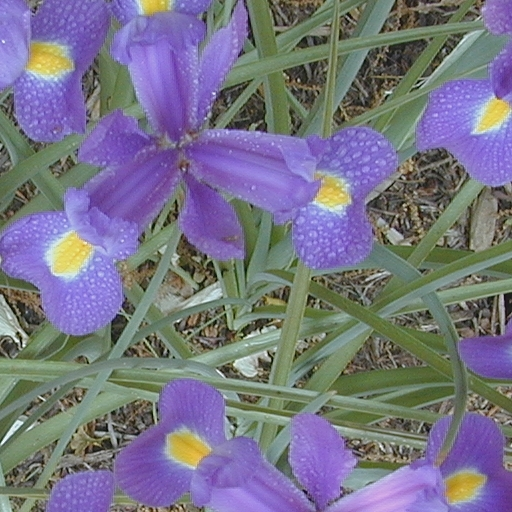
#> input picture immagini/Immagini/fiori.jpg, 512 x 512 px, found by its file name
$ python esercizio_2.py
#> lines starting #> are read from the running program, lines starting #| are printed output that depends on the picture; after the words box and inside, x2 and y2 are one past the last pixel; in counts of white or black regions, pixels touching at a corner belong together
# -*- coding: utf-8 -*-
"""
@author: %Bombombini Goosini
"""


import numpy as np
import matplotlib.pyplot as plt
import skimage.io as io
import scipy.ndimage as ndi

def SNR(x,y):
    return 10*np.log10((np.var(x))/np.mean((x-y)**2))

def band_pass(x,B):
    M,N = x.shape
    X = np.fft.fftshift(np.fft.fft2(x))

    # definizione filtro
    mu, nu = (0.25, 0.25)
    m = np.fft.fftshift(np.fft.fftfreq(M))
    n = np.fft.fftshift(np.fft.fftfreq(N))
    l,k = np.meshgrid(n,m)

    # [6 lines of commented-out code are left out]

    D = 2*(np.abs(np.sqrt(k**2+l**2))-0.25)
    H = D<B

    # filtraggio
    Y = X*H
    y = np.real(np.fft.ifft2(np.fft.ifftshift(Y)))
    return y, X, Y, H

if __name__ == '__main__':
    path = 'C://Users//Flexo Rodriguez//Desktop//ESM/ESM//prove//immagini//'
    im = path + 'fiori.jpg'

    x = np.float32(io.imread(im))
    x = x/255

    R,G,B = x[:,:,0], x[:,:,1], x[:,:,2]
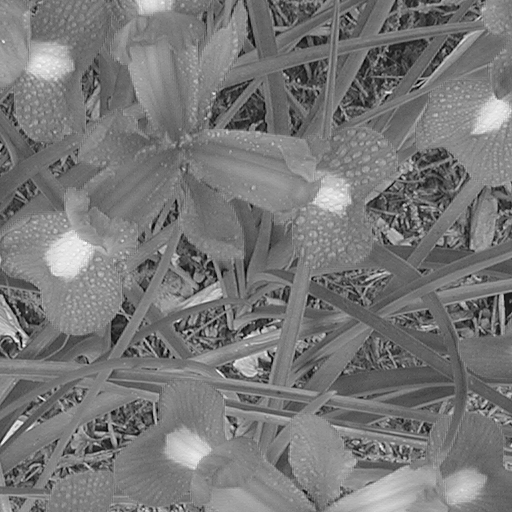
#> R: shape (512, 512) float32; min 0, max 0.98, mean 0.468
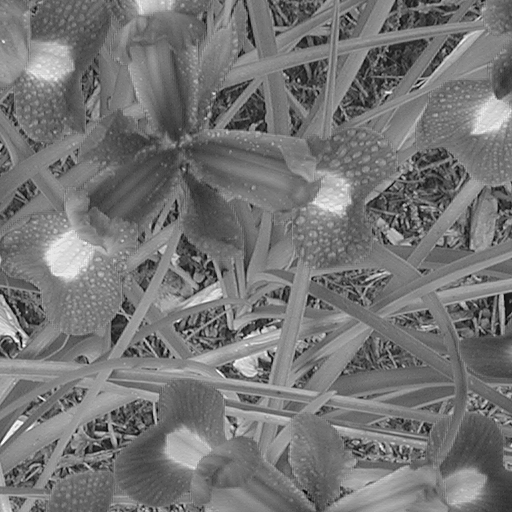
#> G: shape (512, 512) float32; min 0.0118, max 1, mean 0.458
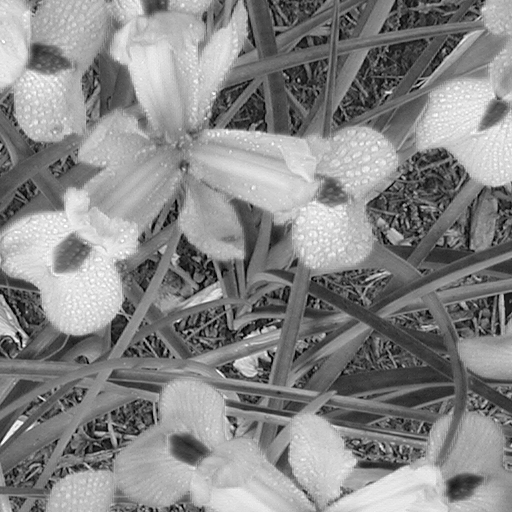
#> B: shape (512, 512) float32; min 0, max 1, mean 0.528

    y_R, X_R, Y_R, H_R = band_pass(R,0.15)
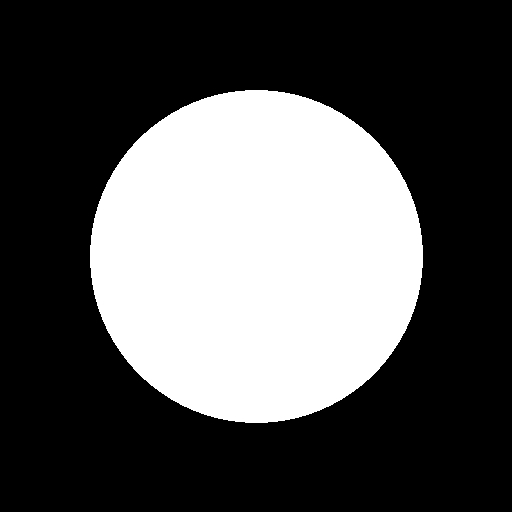
#> H_R: shape (512, 512) bool; 33.2% white; 1 white region, box (x1, y1, x2, y2) and area: (90, 90, 423, 423) 87013
    y_G, X_G, Y_G, H_G = band_pass(G, 0.15)
    y_B, X_B, Y_B, H_B = band_pass(B, 0.15)

    y = np.stack((y_R, y_G, y_B), axis=-1)
#> y: shape (512, 512, 3) float64

    B_list = [0.05, 0.10, 0.15, 0.20]
    SNR_list = []

    for Band in B_list:

        y_Rt, X_Rt, Y_Rt, H_Rt = band_pass(R,Band)
        y_Gt, X_Gt, Y_Gt, H_Gt = band_pass(G,Band)
        y_Bt, X_Bt, Y_Bt, H_Bt = band_pass(B,Band)
        y_t = np.stack((y_Rt, y_Gt, y_Bt), axis=-1)
        SNR_list.append(SNR(x,y_t))
#> this loop made 4 passes
#> pass 1, `y_Rt, X_Rt, Y_Rt, H_Rt = band_pass(R,Band)`:
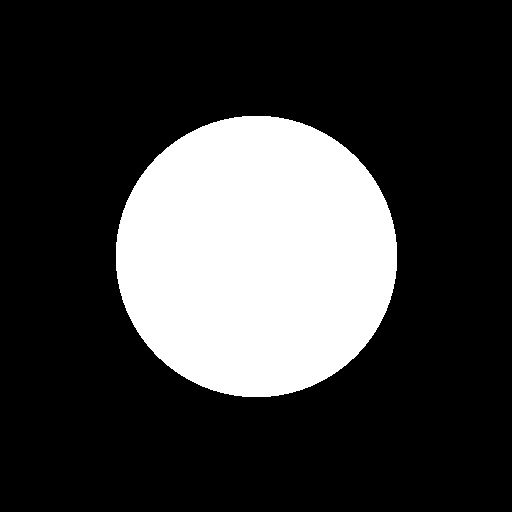
#> H_Rt: shape (512, 512) bool; 23.7% white; 1 white region, box (x1, y1, x2, y2) and area: (116, 116, 397, 397) 62245
#> after the loop, SNR_list = [16.93, 18.31, 19.6, 20.81]


    plt.figure(1)
    plt.imshow(x, clim=[0,1])
    plt.title('input')
    plt.colorbar()

    plt.figure(2)
    plt.subplot(1,3,1)
    plt.imshow(R, clim=[0,1], cmap='gray')
    plt.title('R')
    plt.subplot(1,3,2)
    plt.imshow(G, clim=[0,1], cmap='gray')
    plt.title('G')
    plt.subplot(1,3,3)
    plt.imshow(B, clim=[0,1], cmap='gray')
    plt.title('B')

    plt.figure(3)
    plt.subplot(1,3,1)
    plt.imshow(np.log(1+np.abs(X_R)), clim=None, cmap='jet', extent = (-0.5, 0.5, 0.5, -0.5))
    plt.title('X_R')
    plt.subplot(1,3,2)
    plt.imshow(np.log(1+np.abs(X_G)), clim=None, cmap='jet', extent = (-0.5, 0.5, 0.5, -0.5))
    plt.title('X_G')
    plt.subplot(1,3,3)
    plt.imshow(np.log(1+np.abs(X_B)), clim=None, cmap='jet', extent = (-0.5, 0.5, 0.5, -0.5))
    plt.title('X_B')

    plt.figure(4)
    plt.subplot(1,3,1)
    plt.imshow(np.log(1+np.abs(Y_R)), clim=None, cmap='jet', extent = (-0.5, 0.5, 0.5, -0.5))
    plt.title('Y_R')
    plt.subplot(1,3,2)
    plt.imshow(np.log(1+np.abs(Y_G)), clim=None, cmap='jet', extent = (-0.5, 0.5, 0.5, -0.5))
    plt.title('Y_G')
    plt.subplot(1,3,3)
    plt.imshow(np.log(1+np.abs(Y_B)), clim=None, cmap='jet', extent = (-0.5, 0.5, 0.5, -0.5))
    plt.title('Y_B')

    plt.figure(5)
    plt.imshow(H_R, clim=None, cmap='gray', extent = (-0.5, 0.5, 0.5, -0.5))
    plt.title('FdT')

    plt.figure(6)
    plt.imshow(y, clim=None)
    plt.title('output')
    plt.colorbar()

    plt.figure(7)
    plt.plot(B_list, SNR_list)
    plt.grid()
    plt.xlabel("B")
    plt.ylabel("SNR")


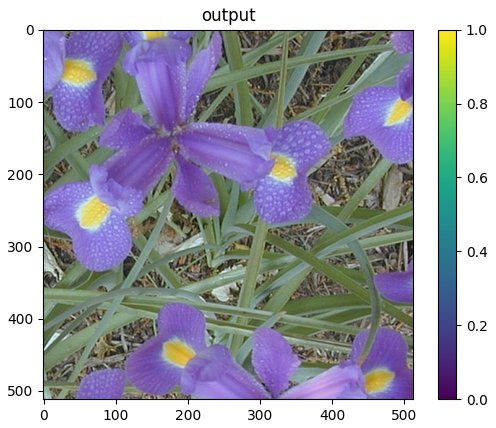
#> figure drawn by matplotlib, 2 panels
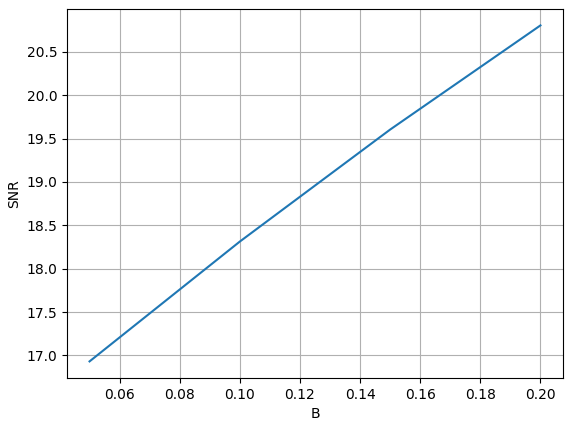
#> figure drawn by matplotlib, 1 panel

$ run again, with immagini/Immagini/azzurro.jpg copied over immagini/Immagini/fiori.jpg
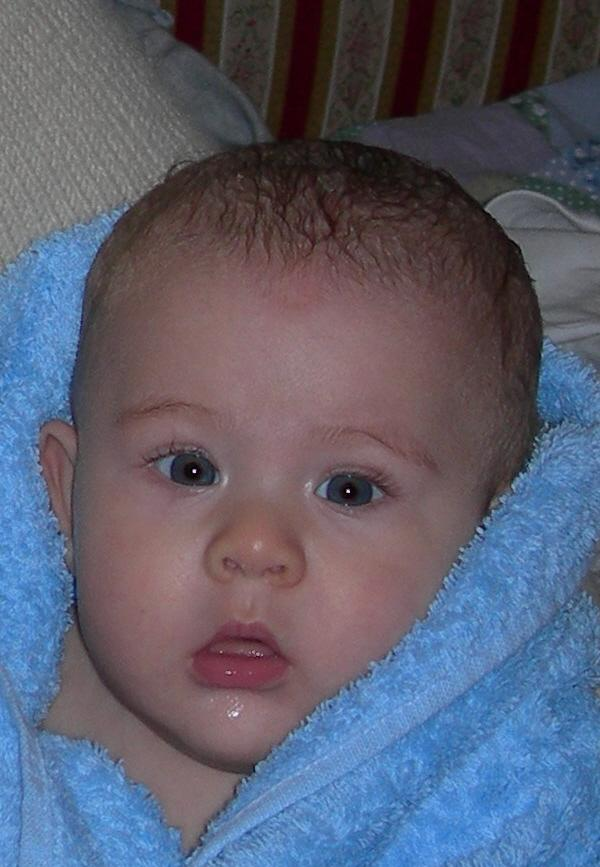
#> input picture immagini/Immagini/azzurro.jpg, 600 x 867 px, found by its file name
#> `y_R, X_R, Y_R, H_R = band_pass(R,0.15)`:
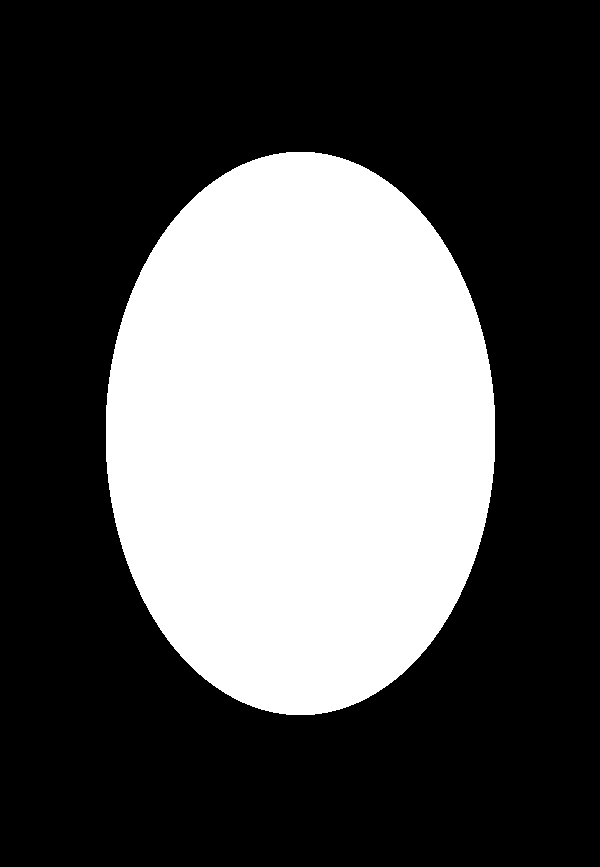
#> H_R: shape (867, 600) bool; 33.2% white; 1 white region, box (x1, y1, x2, y2) and area: (106, 152, 495, 715) 172603
#> after the loop `for Band in B_list:`: SNR_list = [24.32, 25.61, 26.73, 27.76]
#> ``:
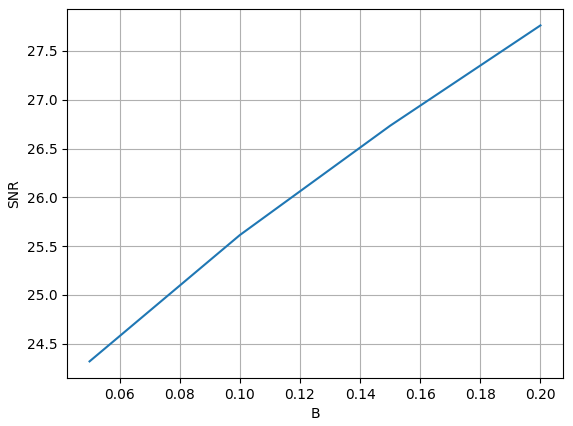
#> figure drawn by matplotlib, 1 panel
